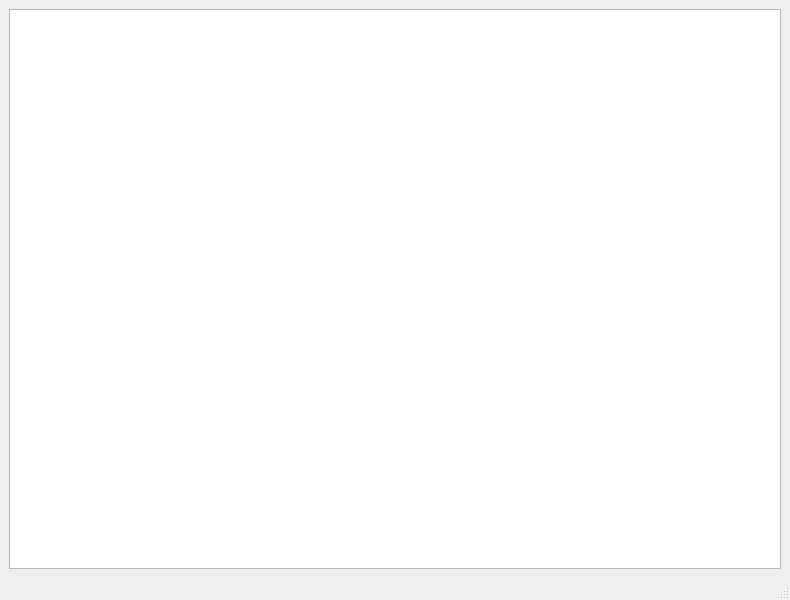
<?xml version="1.0" encoding="UTF-8"?>
<ui version="4.0">
 <class>story</class>
 <widget class="QMainWindow" name="story">
  <property name="geometry">
   <rect>
    <x>0</x>
    <y>0</y>
    <width>790</width>
    <height>600</height>
   </rect>
  </property>
  <property name="windowTitle">
   <string>MainWindow</string>
  </property>
  <widget class="QWidget" name="centralwidget">
   <layout class="QHBoxLayout" name="horizontalLayout">
    <item>
     <widget class="QTableView" name="tableView"/>
    </item>
   </layout>
  </widget>
  <widget class="QMenuBar" name="menubar">
   <property name="geometry">
    <rect>
     <x>0</x>
     <y>0</y>
     <width>790</width>
     <height>26</height>
    </rect>
   </property>
  </widget>
  <widget class="QStatusBar" name="statusbar"/>
 </widget>
 <resources/>
 <connections/>
</ui>
